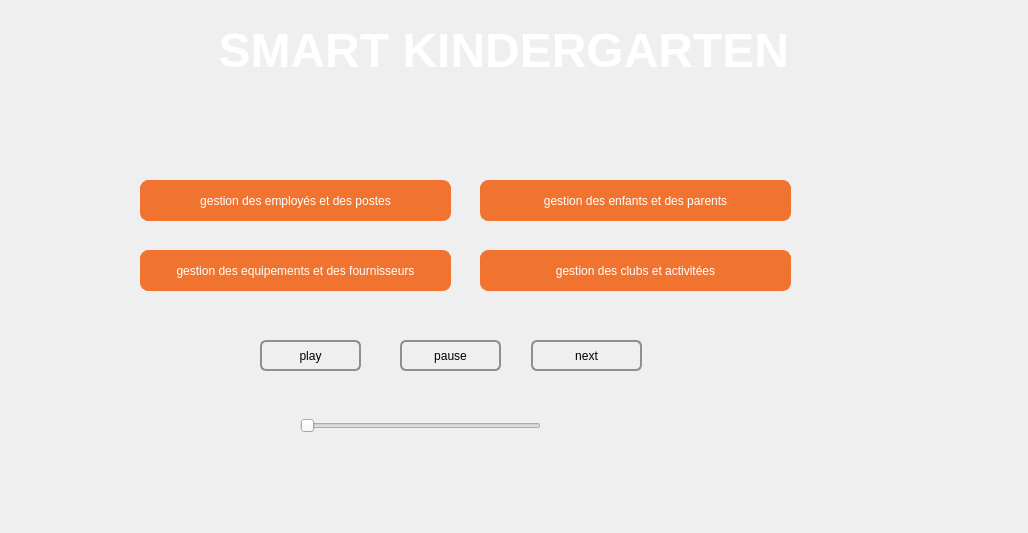
<?xml version="1.0" encoding="UTF-8"?>
<ui version="4.0">
 <class>Dialog</class>
 <widget class="QDialog" name="Dialog">
  <property name="geometry">
   <rect>
    <x>0</x>
    <y>0</y>
    <width>1028</width>
    <height>533</height>
   </rect>
  </property>
  <property name="windowTitle">
   <string>Dialog</string>
  </property>
  <widget class="QPushButton" name="pushButton_emp">
   <property name="geometry">
    <rect>
     <x>140</x>
     <y>180</y>
     <width>311</width>
     <height>41</height>
    </rect>
   </property>
   <property name="styleSheet">
    <string notr="true">QPushButton {
	font: 13pt &quot;Tw Cen MT Condensed Extra Bold&quot;;

color: white;
background-color: #f0742f; 
border-width: 1px;
border-color: #f0742f;
border-style: solid;
border-radius: 8;
padding: 3px;
padding-left: 5px;
padding-right: 5px;

}

QPushButton:hover
{
color :black;
}</string>
   </property>
   <property name="text">
    <string>gestion des employés et des postes</string>
   </property>
  </widget>
  <widget class="QPushButton" name="pushButton_emp_2">
   <property name="geometry">
    <rect>
     <x>480</x>
     <y>180</y>
     <width>311</width>
     <height>41</height>
    </rect>
   </property>
   <property name="styleSheet">
    <string notr="true">QPushButton {
	font: 13pt &quot;Tw Cen MT Condensed Extra Bold&quot;;

color: white;
background-color: #f0742f; 
border-width: 1px;
border-color: #f0742f;
border-style: solid;
border-radius: 8;
padding: 3px;
padding-left: 5px;
padding-right: 5px;

}

QPushButton:hover
{
color :black;
}</string>
   </property>
   <property name="text">
    <string>gestion des enfants et des parents</string>
   </property>
  </widget>
  <widget class="QPushButton" name="pushButton_emp_3">
   <property name="geometry">
    <rect>
     <x>140</x>
     <y>250</y>
     <width>311</width>
     <height>41</height>
    </rect>
   </property>
   <property name="styleSheet">
    <string notr="true">QPushButton {
	font: 13pt &quot;Tw Cen MT Condensed Extra Bold&quot;;

color: white;
background-color: #f0742f; 
border-width: 1px;
border-color: #f0742f;
border-style: solid;
border-radius: 8;
padding: 3px;
padding-left: 5px;
padding-right: 5px;

}

QPushButton:hover
{
color :black;
}</string>
   </property>
   <property name="text">
    <string>gestion des equipements et des fournisseurs</string>
   </property>
  </widget>
  <widget class="QLabel" name="label">
   <property name="geometry">
    <rect>
     <x>210</x>
     <y>0</y>
     <width>601</width>
     <height>101</height>
    </rect>
   </property>
   <property name="styleSheet">
    <string notr="true"/>
   </property>
   <property name="text">
    <string>&lt;html&gt;&lt;head/&gt;&lt;body&gt;&lt;p align=&quot;center&quot;&gt;&lt;span style=&quot; font-size:36pt; font-weight:600; color:#ffffff;&quot;&gt;SMART KINDERGARTEN &lt;/span&gt;&lt;/p&gt;&lt;/body&gt;&lt;/html&gt;</string>
   </property>
  </widget>
  <widget class="QPushButton" name="pushButton_emp_4">
   <property name="geometry">
    <rect>
     <x>480</x>
     <y>250</y>
     <width>311</width>
     <height>41</height>
    </rect>
   </property>
   <property name="styleSheet">
    <string notr="true">QPushButton {
	font: 13pt &quot;Tw Cen MT Condensed Extra Bold&quot;;

color: white;
background-color: #f0742f; 
border-width: 1px;
border-color: #f0742f;
border-style: solid;
border-radius: 8;
padding: 3px;
padding-left: 5px;
padding-right: 5px;

}

QPushButton:hover
{
color :black;
}</string>
   </property>
   <property name="text">
    <string>gestion des clubs et activitées</string>
   </property>
  </widget>
  <widget class="QPushButton" name="pushButton">
   <property name="geometry">
    <rect>
     <x>260</x>
     <y>340</y>
     <width>101</width>
     <height>31</height>
    </rect>
   </property>
   <property name="styleSheet">
    <string notr="true">  QPushButton {
	font: 75 8pt &quot;MS Shell Dlg 2&quot;;
     border: 2px solid #8f8f91;
     border-radius: 6px;
     background-color: qlineargradient(x1: 0, y1: 0, x2: 0, y2: 1,
                                       stop: 0 #f6f7fa, stop: 1 #dadbde);
     min-width: 80px;
 }</string>
   </property>
   <property name="text">
    <string>play</string>
   </property>
  </widget>
  <widget class="QPushButton" name="pushButton_2">
   <property name="geometry">
    <rect>
     <x>400</x>
     <y>340</y>
     <width>101</width>
     <height>31</height>
    </rect>
   </property>
   <property name="styleSheet">
    <string notr="true">  QPushButton {
	font: 75 8pt &quot;MS Shell Dlg 2&quot;;
     border: 2px solid #8f8f91;
     border-radius: 6px;
     background-color: qlineargradient(x1: 0, y1: 0, x2: 0, y2: 1,
                                       stop: 0 #f6f7fa, stop: 1 #dadbde);
     min-width: 80px;
 }</string>
   </property>
   <property name="text">
    <string>pause</string>
   </property>
  </widget>
  <widget class="QPushButton" name="pushButton_3">
   <property name="geometry">
    <rect>
     <x>531</x>
     <y>340</y>
     <width>111</width>
     <height>31</height>
    </rect>
   </property>
   <property name="styleSheet">
    <string notr="true">   QPushButton {
	font: 75 8pt &quot;MS Shell Dlg 2&quot;;
     border: 2px solid #8f8f91;
     border-radius: 6px;
     background-color: qlineargradient(x1: 0, y1: 0, x2: 0, y2: 1,
                                       stop: 0 #f6f7fa, stop: 1 #dadbde);
     min-width: 80px;
 }</string>
   </property>
   <property name="text">
    <string>next</string>
   </property>
  </widget>
  <widget class="QSlider" name="horizontalSlider">
   <property name="geometry">
    <rect>
     <x>300</x>
     <y>410</y>
     <width>241</width>
     <height>31</height>
    </rect>
   </property>
   <property name="orientation">
    <enum>Qt::Horizontal</enum>
   </property>
  </widget>
 </widget>
 <resources/>
 <connections/>
</ui>
